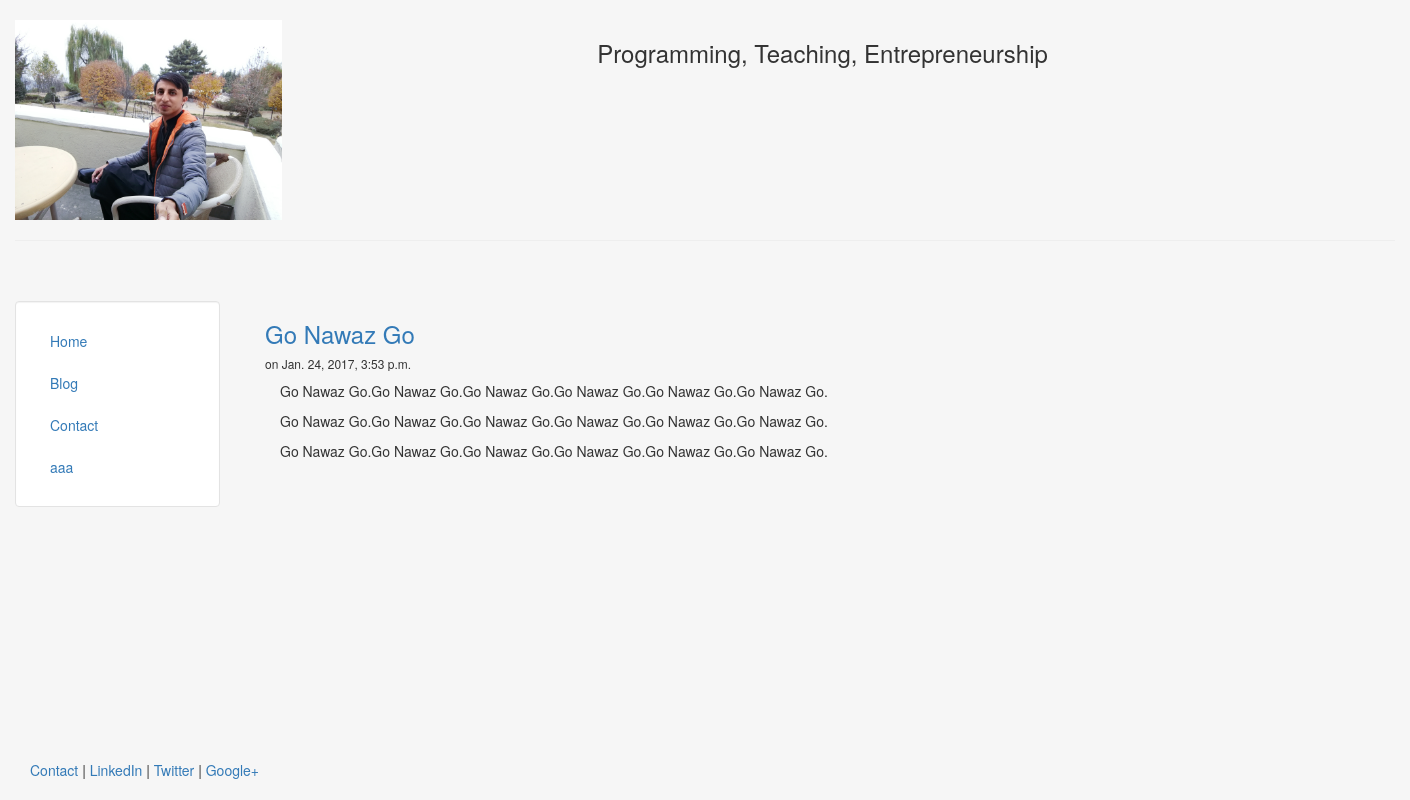
Page /blog/2 on the committed database.
### blog/models.py (models this page shows, shortened)
class Post(models.Model):
	title = models.CharField(max_length=140)
	body = models.TextField()
	date = models.DateTimeField()

### blog/templates/blog/post.html
{% extends "personal/header.html" %}
{% block content %}
<h3><a href="/blog/{{post.id}}">{{ post.title }} </a></h3>
<h6> on {{ post.date }} </h6>
<div class = "container">
	{{ post.body|safe|linebreaks}}
</div>
<br><br>
{% endblock %}

### personal/templates/personal/header.html (style rules this page uses)
html, body { height:100% }

### rows in the picture
Post: title "Go Nawaz Go", date "Jan. 24, 2017, 3:53 p.m.", body "Go Nawaz Go.Go Nawaz Go.Go Nawaz Go.Go Nawaz Go.Go Nawaz Go.Go Nawaz Go. Go Nawaz Go.Go Nawaz Go.Go Nawaz Go.Go Nawaz Go.Go Nawaz Go.Go Nawaz Go. Go Nawaz Go.Go Nawaz Go.Go Nawaz Go.Go Nawaz Go.Go Nawaz Go.Go Nawaz Go."
